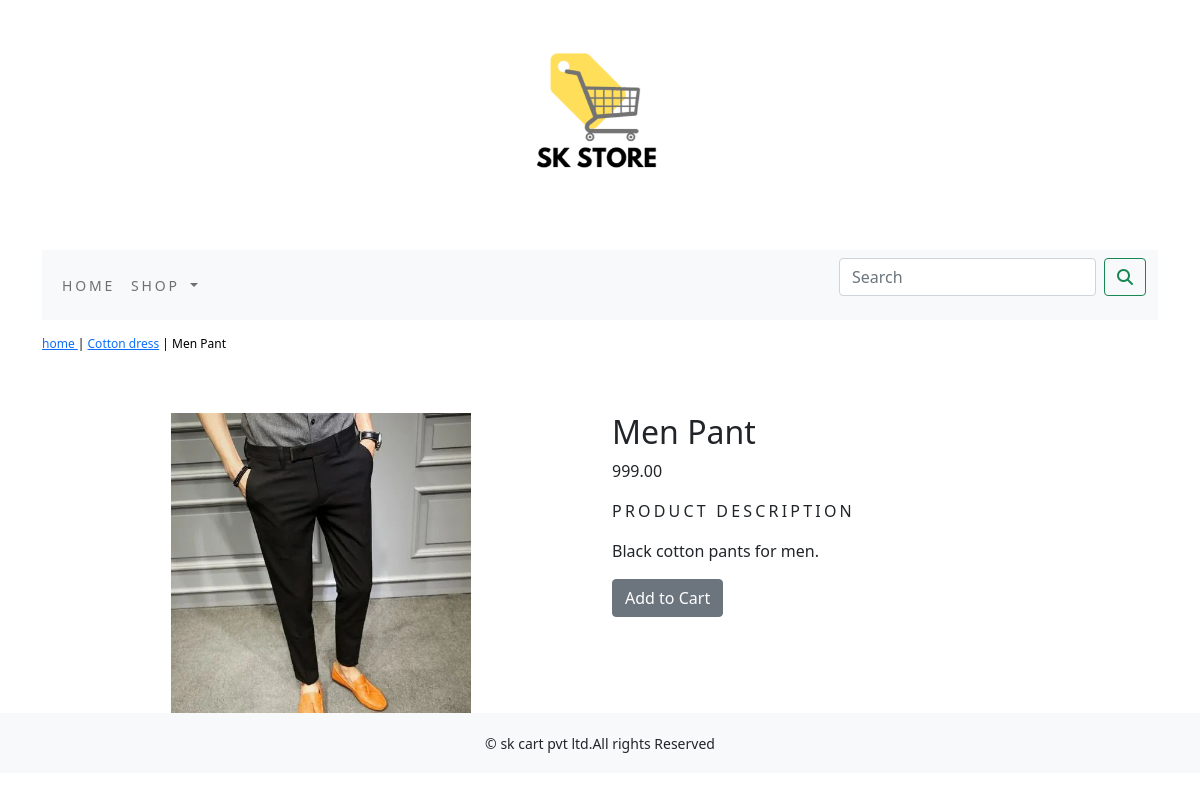
The page /shop/cotton-dress/men-pant/ on the database its author committed.
### shop/models.py (models this page shows, shortened)
class Product(models.Model):
    name=models.CharField(max_length=250,unique=True)
    slug=models.SlugField(max_length=250,unique=True)
    description = models.TextField(blank=True)
    price = models.DecimalField(max_digits=10,decimal_places=2)
    category=models.ForeignKey(Category,on_delete=models.CASCADE)
    image = models.ImageField(upload_to='product', blank=True)
    stock = models.IntegerField()
    available = models.BooleanField(default=True)
    created = models.DateTimeField(auto_now_add=True)
    updated = models.DateTimeField(auto_now=True)
    class Meta:
        ordering=('name',)
        verbose_name='products'
        verbose_name_plural='products'
    def __str__(self):
        return  '{}'.format(self.name)

class Category(models.Model):
    name=models.CharField(max_length=250,unique=True)
    slug=models.SlugField(max_length=250,unique=True)
    description=models.TextField(blank=True)
    image=models.ImageField(upload_to='category',blank=True)
    class Meta:
        ordering=('name',)
        verbose_name='category'
        verbose_name_plural='categories'
    def get_url(self):
        return reverse('shop:products_by_category',args=[self.slug])
    def __str__(self):
        return  '{}'.format(self.name)

### shop/views.py (the view)
# urls.py: path('<slug:c_slug>/<slug:product_slug>/', views.proDetail, name='productdetails'),
def proDetail(request,c_slug,product_slug):
    try:
        product=Product.objects.get(category__slug=c_slug,slug=product_slug)
    except Exception as e:
        raise e
    return render(request,'product.html',{'product':product})

### cart/context_processers.py (called while the page is built)
def counter(request):
    item_count=0
    if 'admin' in request.path:
        return {}
    else:
        try:
            cart=Cart.objects.filter(cart_id=cart_id(request))
            cart_items=CartItem.objects.all().filter(cart=cart[:1])
            for cat_item in cart_items:
                item_count += cat_item.quantity
        except Cart.DoesNotExist:
            item_count=0
    return dict(item_count=item_count)

### cart/views.py (called while the page is built)
def cart_id(request):
    cart=request.session.session_key
    if not cart:
        cart=request.session.create()
    return cart

### shop/context_processers.py (called while the page is built)
def menu_links(request):
    links=Category.objects.all()
    return dict(links=links)

### templates/product.html (shortened to what this page needs)
{% extends 'base.html' %}
{% load static %}
{% block content %}
    <div class="row my_prod_row_class">
                <div class="mx_auto">
                    <p><a href="{% url 'shop:allproduct' %}">home </a> | <a href="{{ product.category.get_url }}">{{product.category}}</a> | {{product.name}}</p>
                </div>
    </div>
<div class="container">
<br>
<div class="row">
    <div class="col-12 col-sm-12 col-md-12 col-lg-6 text-center">
        <div style="min-width:18rem">
             <img src="{{product.image.url}}" width="300" height="300" alt="{{product.name}}">
        </div>
    </div>
        <div class="col-12 col-sm-12 col-md-12 col-lg-6">
            <div>
            <h2 class="my_prod_title">{{ product.name }} </h2>
            <p>{{ product.price }}</p>
            <p class="my_title">Product Description</p>
            <p class="text-justify my_prod_text">{{ product.description }}</p>
            {% if product.stock <= 0 %}
            <p class="text-justify my_prod_text">Out of Stock</p>
            {% else %}
            <a class="btn btn-secondary" href="{% url 'cart:add_cart' product.id %}">Add to Cart</a>
            {% endif %}
</div>
    </div>
</div>
    </div>
</div>
{% endblock %}

### static/css/custom.css (style rules this page uses)
.my_title { font-size :16px; text-transform :uppercase; letter-spacing :.2em; }
.my_prod_row_class { padding-top : 15px; padding-bottom:20px; }
.my_prod_row_class .mx_auto { color:#000; font-size:12px; text-decoration:none; }
.my_prod_text { padding-right:20px; }

### rows shown on the page
Product: category "Cotton dress", name "Men Pant", image (picture), price "999.00", description "Black cotton pants for men."
